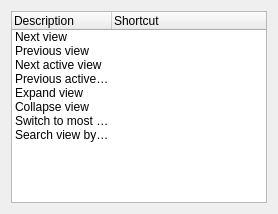
<?xml version="1.0" encoding="UTF-8"?>
<ui version="4.0">
 <class>ShortcutsWizardPage</class>
 <widget class="QWizardPage" name="ShortcutsWizardPage">
  <property name="windowTitle">
   <string>WizardPage</string>
  </property>
  <property name="title">
   <string>Shortcut settings</string>
  </property>
  <property name="subTitle">
   <string>Adjust shortcuts</string>
  </property>
  <layout class="QHBoxLayout" name="horizontalLayout">
   <item>
    <widget class="WizardTreeWidget" name="treeWidget">
     <property name="inputMethodHints">
      <set>Qt::ImhNoAutoUppercase</set>
     </property>
     <property name="rootIsDecorated">
      <bool>false</bool>
     </property>
     <property name="uniformRowHeights">
      <bool>true</bool>
     </property>
     <property name="itemsExpandable">
      <bool>false</bool>
     </property>
     <property name="allColumnsShowFocus">
      <bool>true</bool>
     </property>
     <column>
      <property name="text">
       <string>Description</string>
      </property>
     </column>
     <column>
      <property name="text">
       <string>Shortcut</string>
      </property>
     </column>
     <item>
      <property name="text">
       <string>Next view</string>
      </property>
      <property name="text">
       <string/>
      </property>
      <property name="flags">
       <set>ItemIsSelectable|ItemIsEditable|ItemIsEnabled</set>
      </property>
     </item>
     <item>
      <property name="text">
       <string>Previous view</string>
      </property>
      <property name="flags">
       <set>ItemIsSelectable|ItemIsEditable|ItemIsEnabled</set>
      </property>
     </item>
     <item>
      <property name="text">
       <string>Next active view</string>
      </property>
      <property name="flags">
       <set>ItemIsSelectable|ItemIsEditable|ItemIsEnabled</set>
      </property>
     </item>
     <item>
      <property name="text">
       <string>Previous active view</string>
      </property>
      <property name="flags">
       <set>ItemIsSelectable|ItemIsEditable|ItemIsEnabled</set>
      </property>
     </item>
     <item>
      <property name="text">
       <string>Expand view</string>
      </property>
      <property name="flags">
       <set>ItemIsSelectable|ItemIsEditable|ItemIsEnabled</set>
      </property>
     </item>
     <item>
      <property name="text">
       <string>Collapse view</string>
      </property>
      <property name="text">
       <string/>
      </property>
      <property name="flags">
       <set>ItemIsSelectable|ItemIsEditable|ItemIsEnabled</set>
      </property>
     </item>
     <item>
      <property name="text">
       <string>Switch to most live view</string>
      </property>
      <property name="text">
       <string/>
      </property>
      <property name="flags">
       <set>ItemIsSelectable|ItemIsEditable|ItemIsEnabled</set>
      </property>
     </item>
     <item>
      <property name="text">
       <string>Search view by name</string>
      </property>
      <property name="text">
       <string/>
      </property>
      <property name="flags">
       <set>ItemIsSelectable|ItemIsEditable|ItemIsEnabled</set>
      </property>
     </item>
    </widget>
   </item>
  </layout>
 </widget>
 <customwidgets>
  <customwidget>
   <class>WizardTreeWidget</class>
   <extends>QTreeWidget</extends>
   <header>wizardtreewidget.h</header>
  </customwidget>
 </customwidgets>
 <resources/>
 <connections/>
</ui>
